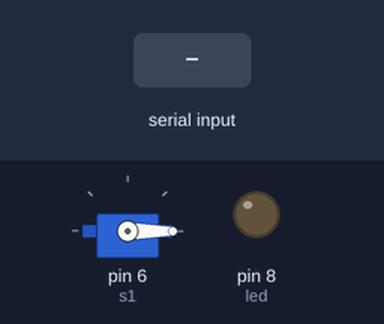
This sketch was run on a simulated Arduino Uno, built with avr-gcc and run on an emulated ATmega328P. Shown: servo, output pins drawn as LEDs (lit = HIGH). The inputs (shaded band) are chosen by the test bench.

Above: at 1.2 s.
1.3 s: "F" received over Serial
At 2.07 s:
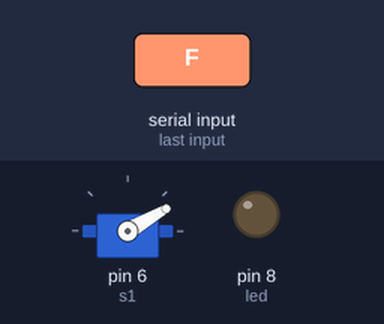
At 6.7 s:
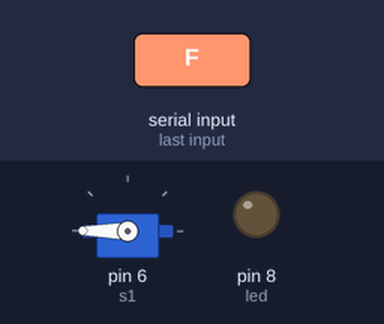
7.3 s: "S" received over Serial
At 7.77 s:
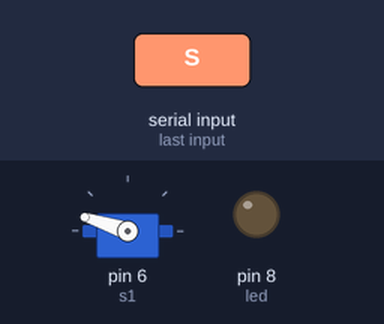
Timing chart, 0 to 13.3 s (numbered marks = the images above; inputs shaded):
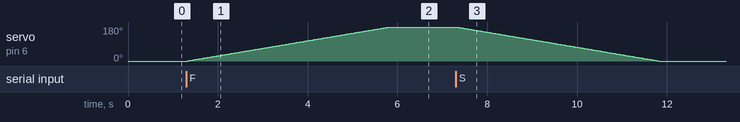

Measured:
- after the input at 1.3 s, servo on pin 6 (s1): moves from 0° to 180° over 4.5 s, starting at once
- after the input at 7.3 s, servo on pin 6 (s1): moves from 180° to 0° over 4.5 s, starting at once

The sketch:

curcits_project.ino
```cpp
#include <Servo.h>
Servo s1;
char reading;
int led =8;
void setup() {
  // put your setup code here, to run once:
s1.attach(6);
Serial.begin(9600);
s1.write(0);
pinMode(led,OUTPUT);
digitalWrite(13,0);
}

void loop() {
  // put your main code here, to run repeatedly:
if(Serial.available()>0) {
reading=Serial.read();
switch(reading){
case 'F':
digitalWrite(13,1);
for(int i=0;i<=180;i++)
{s1.write(i);
delay(25);}
break;
case 'S':
for(int i=180;i>=0;i--)
{s1.write(i);
delay(25);}
digitalWrite(13,0);
break;
}
}
}
```
